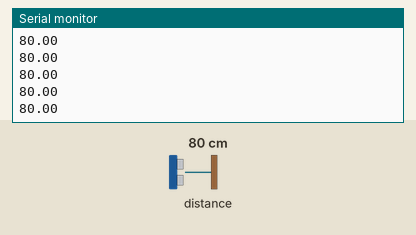
The sketch below on a simulated Arduino Uno, built with avr-gcc and run on an emulated ATmega328P. On the bench: the last lines printed to the serial monitor. The test bench sets the inputs (shaded band); at power-on: distance to the obstacle 80 cm.

Above: at 1.2 s.
1.3 s: distance to the obstacle set to 2 cm
At 2.1 s:
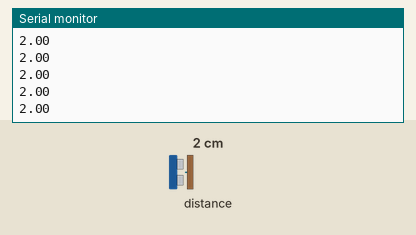
2.8 s: distance to the obstacle set to 4 cm
At 3.5 s:
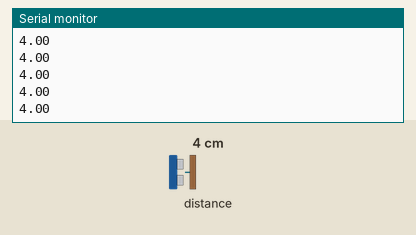
Timing chart, 0 to 5.8 s (numbered marks = the images above; inputs shaded):
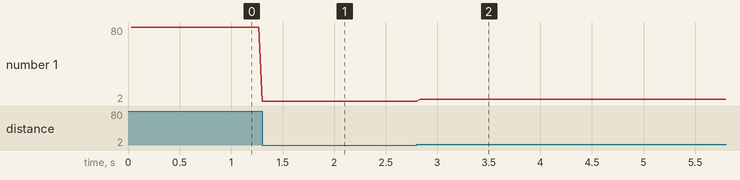

Measured:
- after the input at 1.3 s, the serial monitor: prints a new line at once (image 1)
- after the input at 2.8 s, the serial monitor: prints a new line at once (image 2)
- plotted number 1: 80 → 2 after the input at 1.3 s, 2 → 4 after the input at 2.8 s

The sketch:

laser-tof-VL53L1X-reading.ino
```cpp
#include <Wire.h>
#include <VL53L1X.h>

#define BAUD_RATE 115200
#define TIMING_BUDGET 100000 // in microseconds
#define DISTANCE_MODE VL53L1X::Short // Short, Medium, Long

VL53L1X sensor;

void setup()
{
  Serial.begin(BAUD_RATE);
  Wire.begin();
  Wire.setClock(400000); // use 400 kHz I2C

  sensor.setTimeout(500);
  if (!sensor.init())
  {
    Serial.println("Failed to detect and initialize sensor!");
    while (1);
  }
  sensor.setDistanceMode(DISTANCE_MODE);
  sensor.setMeasurementTimingBudget(TIMING_BUDGET);

  sensor.startContinuous(15);

  Serial.println("New program");
}

void loop()
{
  Serial.println(String(sensor.read() / 10.0));
}
```
